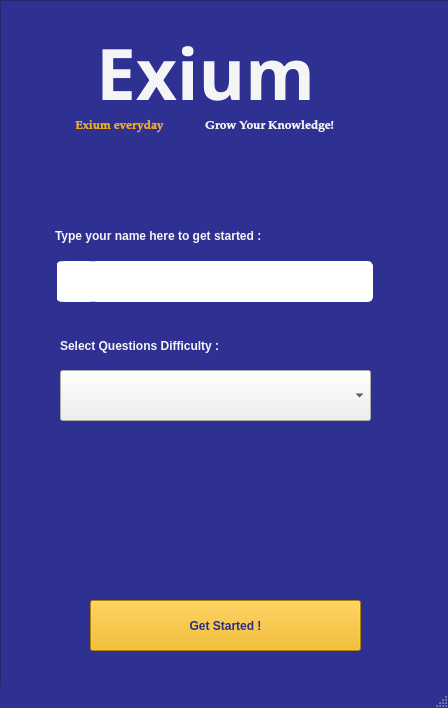
<?xml version="1.0" encoding="UTF-8"?>
<ui version="4.0">
 <class>LoginWindow</class>
 <widget class="QMainWindow" name="LoginWindow">
  <property name="geometry">
   <rect>
    <x>0</x>
    <y>0</y>
    <width>448</width>
    <height>708</height>
   </rect>
  </property>
  <property name="windowTitle">
   <string>MainWindow</string>
  </property>
  <property name="styleSheet">
   <string notr="true">QMainWindow {
	background: rgb(46, 49, 146);
}</string>
  </property>
  <property name="toolButtonStyle">
   <enum>Qt::ToolButtonIconOnly</enum>
  </property>
  <property name="tabShape">
   <enum>QTabWidget::Triangular</enum>
  </property>
  <widget class="QWidget" name="centralwidget">
   <widget class="QFrame" name="frame">
    <property name="geometry">
     <rect>
      <x>0</x>
      <y>0</y>
      <width>591</width>
      <height>721</height>
     </rect>
    </property>
    <property name="autoFillBackground">
     <bool>false</bool>
    </property>
    <property name="styleSheet">
     <string notr="true">QFrame {
	background: rgb(46, 49, 146);
}</string>
    </property>
    <property name="frameShape">
     <enum>QFrame::StyledPanel</enum>
    </property>
    <property name="frameShadow">
     <enum>QFrame::Raised</enum>
    </property>
    <widget class="QLabel" name="headline">
     <property name="geometry">
      <rect>
       <x>70</x>
       <y>32</y>
       <width>271</width>
       <height>81</height>
      </rect>
     </property>
     <property name="font">
      <font>
       <family>Sitka Text Semibold</family>
       <pointsize>53</pointsize>
       <weight>75</weight>
       <italic>false</italic>
       <bold>true</bold>
      </font>
     </property>
     <property name="layoutDirection">
      <enum>Qt::LeftToRight</enum>
     </property>
     <property name="styleSheet">
      <string notr="true">QLabel {
	color: whitesmoke;
}</string>
     </property>
     <property name="text">
      <string>Exium</string>
     </property>
     <property name="textFormat">
      <enum>Qt::AutoText</enum>
     </property>
     <property name="alignment">
      <set>Qt::AlignCenter</set>
     </property>
    </widget>
    <widget class="QLabel" name="headline_3">
     <property name="geometry">
      <rect>
       <x>174</x>
       <y>116</y>
       <width>191</width>
       <height>21</height>
      </rect>
     </property>
     <property name="font">
      <font>
       <family>Palatino Linotype</family>
       <pointsize>9</pointsize>
       <weight>75</weight>
       <italic>false</italic>
       <bold>true</bold>
      </font>
     </property>
     <property name="layoutDirection">
      <enum>Qt::LeftToRight</enum>
     </property>
     <property name="styleSheet">
      <string notr="true">QLabel {
	color: whitesmoke;
	background: transparent;
}</string>
     </property>
     <property name="text">
      <string>Grow Your Knowledge!</string>
     </property>
     <property name="textFormat">
      <enum>Qt::AutoText</enum>
     </property>
     <property name="alignment">
      <set>Qt::AlignCenter</set>
     </property>
    </widget>
    <widget class="QPushButton" name="pushButton">
     <property name="geometry">
      <rect>
       <x>90</x>
       <y>600</y>
       <width>271</width>
       <height>51</height>
      </rect>
     </property>
     <property name="styleSheet">
      <string notr="true">QPushButton {
	font-weight:700;
	color: rgb(43, 45, 135);
	background:rgb(244, 178, 0) ;
}</string>
     </property>
     <property name="text">
      <string>Get Started !</string>
     </property>
    </widget>
    <widget class="QLabel" name="label">
     <property name="geometry">
      <rect>
       <x>55</x>
       <y>220</y>
       <width>331</width>
       <height>31</height>
      </rect>
     </property>
     <property name="font">
      <font>
       <pointsize>9</pointsize>
       <weight>87</weight>
       <bold>true</bold>
      </font>
     </property>
     <property name="styleSheet">
      <string notr="true">QLabel {	
	font-weight:700;
	color:whitesmoke;
}</string>
     </property>
     <property name="text">
      <string>Type your name here to get started :</string>
     </property>
    </widget>
    <widget class="QTextEdit" name="textEdit">
     <property name="geometry">
      <rect>
       <x>92</x>
       <y>261</y>
       <width>281</width>
       <height>41</height>
      </rect>
     </property>
     <property name="font">
      <font>
       <pointsize>12</pointsize>
       <weight>75</weight>
       <bold>true</bold>
      </font>
     </property>
     <property name="styleSheet">
      <string notr="true">QTextEdit {
	background:white;
	border: 1px solid white;
	border-radius: 5px;
}</string>
     </property>
     <property name="inputMethodHints">
      <set>Qt::ImhMultiLine</set>
     </property>
     <property name="frameShadow">
      <enum>QFrame::Raised</enum>
     </property>
    </widget>
    <widget class="QLabel" name="label_2">
     <property name="geometry">
      <rect>
       <x>57</x>
       <y>261</y>
       <width>41</width>
       <height>41</height>
      </rect>
     </property>
     <property name="styleSheet">
      <string notr="true">QLabel {	
	background:white;
	border: 1px solid white;
	border-radius: 10px 2px;
}</string>
     </property>
     <property name="text">
      <string/>
     </property>
     <property name="pixmap">
      <pixmap>avatar.png</pixmap>
     </property>
     <property name="scaledContents">
      <bool>true</bool>
     </property>
    </widget>
    <widget class="QComboBox" name="comboBox">
     <property name="geometry">
      <rect>
       <x>60</x>
       <y>370</y>
       <width>311</width>
       <height>51</height>
      </rect>
     </property>
     <property name="font">
      <font>
       <pointsize>20</pointsize>
      </font>
     </property>
     <property name="styleSheet">
      <string notr="true"/>
     </property>
    </widget>
    <widget class="QLabel" name="label_3">
     <property name="geometry">
      <rect>
       <x>60</x>
       <y>330</y>
       <width>331</width>
       <height>31</height>
      </rect>
     </property>
     <property name="font">
      <font>
       <pointsize>9</pointsize>
       <weight>87</weight>
       <bold>true</bold>
      </font>
     </property>
     <property name="styleSheet">
      <string notr="true">QLabel {	
	font-weight:700;
	color:whitesmoke;
}</string>
     </property>
     <property name="text">
      <string>Select Questions Difficulty :</string>
     </property>
    </widget>
    <widget class="QLabel" name="headline_10">
     <property name="geometry">
      <rect>
       <x>24</x>
       <y>116</y>
       <width>191</width>
       <height>21</height>
      </rect>
     </property>
     <property name="font">
      <font>
       <family>Palatino Linotype</family>
       <pointsize>9</pointsize>
       <weight>75</weight>
       <italic>false</italic>
       <bold>true</bold>
      </font>
     </property>
     <property name="layoutDirection">
      <enum>Qt::LeftToRight</enum>
     </property>
     <property name="styleSheet">
      <string notr="true">QLabel {
	color: rgb(244, 178, 0);
	background: transparent;
}</string>
     </property>
     <property name="text">
      <string>Exium everyday</string>
     </property>
     <property name="textFormat">
      <enum>Qt::AutoText</enum>
     </property>
     <property name="alignment">
      <set>Qt::AlignCenter</set>
     </property>
    </widget>
   </widget>
  </widget>
  <widget class="QStatusBar" name="statusbar"/>
 </widget>
 <resources/>
 <connections/>
</ui>
